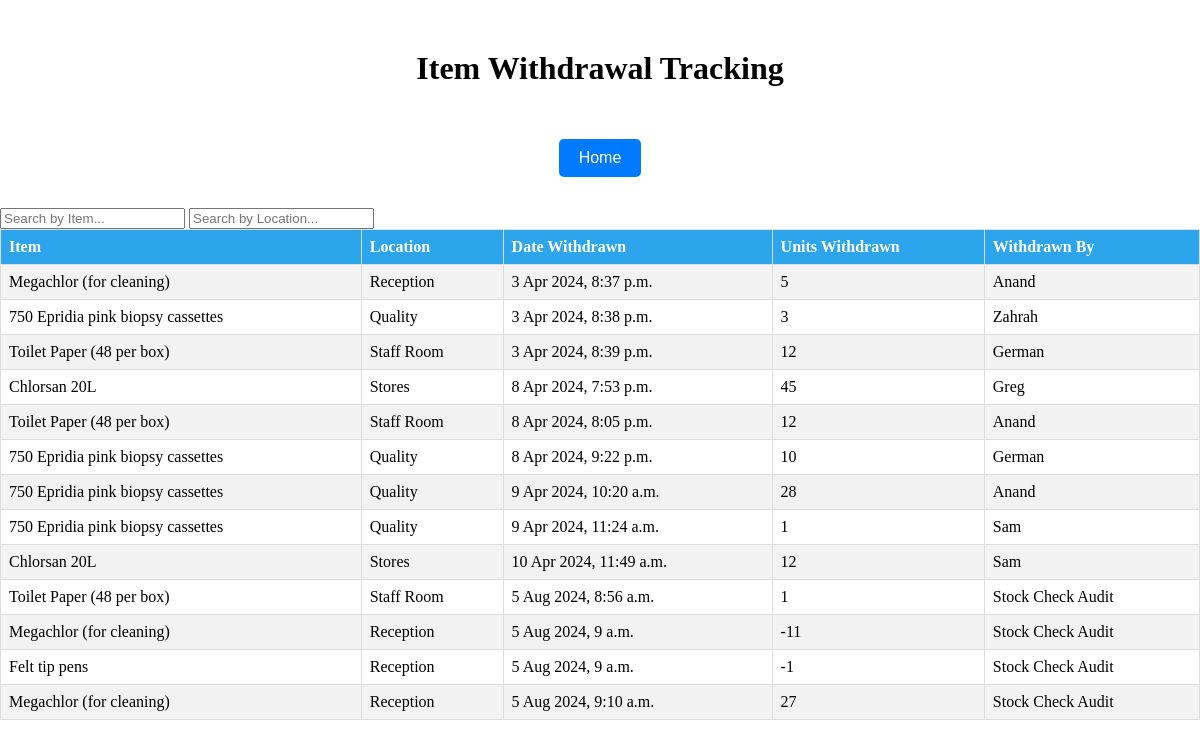
The page /track/ on the database its author committed.
### inventory_app/models.py (models this page shows, shortened)
class ItemWithdrawal(models.Model):
    item = models.ForeignKey(InventoryItem, on_delete=models.CASCADE)
    location = models.ForeignKey(Location, on_delete=models.SET_NULL, null=True, blank=True, related_name='withdrawals')
    withdrawal_item_id = models.ForeignKey(InventoryItem, on_delete=models.SET_NULL, null=True, blank=True, related_name='withdrawal_item')
    date_withdrawn = models.DateTimeField(default=timezone.now)
    units_withdrawn = models.IntegerField()
    withdrawn_by = models.CharField(max_length=255)

class InventoryItem(models.Model):
    item = models.CharField(max_length=255)
    item_id = models.CharField(max_length=255, default='No barcode')
    location = models.ForeignKey(Location, on_delete=models.CASCADE, related_name='inventory_items')
    supplier = models.CharField(max_length=255)
    quantity_per_unit = models.CharField(max_length=100)  # Assuming this is a descriptive field
    unit = models.IntegerField()
    minimum_unit = models.IntegerField()
    cost = models.DecimalField(max_digits=10, decimal_places=2)
    supplier_link = models.CharField(max_length=255)
    def __str__(self):
        return self.item

class Location(models.Model):
    name = models.CharField(max_length=255,  default='Stores')  # A descriptive name for the location
    def __str__(self):
        return self.name

### inventory_app/views.py (the view)
# urls.py: path('track/', views.track, name='track'),
def track(request):
    withdrawals = ItemWithdrawal.objects.all()  # Retrieve all withdrawal records
    return render(request, 'inventory_app/track.html', {'withdrawals': withdrawals})

### inventory_app/templates/inventory_app/track.html (shortened to what this page needs)
{% load static %}
<!DOCTYPE html>
<html>
<head>
  <link rel="stylesheet" href="{% static 'inventory_app/css/home.css' %}">
</head>
<body>
<h1>Item Withdrawal Tracking</h1>
<div class="button-container">
    <form action="/" method="get">
      <button type="submit">Home</button>
    </form>
</div>
<input type="text" id="searchInput" onkeyup="filterBySecondColumn()" placeholder="Search by Item...">
<input type="text" id="searchInput2" onkeyup="filterByThirdColumn()" placeholder="Search by Location...">
<table id="stock_table">
    <tr>
        <th>Item</th>
        <th>Location</th>
        <th>Date Withdrawn</th>
        <th>Units Withdrawn</th>
        <th>Withdrawn By</th>
    </tr>
    {% for withdrawal in withdrawals %}
    <tr>
        <td>{{ withdrawal.item }}</td>
        <td>{{ withdrawal.location }}</td>
        <td>{{ withdrawal.date_withdrawn }}</td>
        <td>{{ withdrawal.units_withdrawn }}</td>
        <td>{{ withdrawal.withdrawn_by }}</td>
    </tr>
    {% endfor %}
</table>
</body>
</html>

### inventory_app/static/inventory_app/css/home.css (style rules this page uses)
body, html { margin: 0; padding: 0; box-sizing: border-box; }
table { width: 100%; border-collapse: collapse; margin-bottom: 20px; }
table, th, td { border: 1px solid #ddd; }
th, td { text-align: left; padding: 8px; }
th { background-color: #2ca5ec; color: white; }
tr:nth-child(even) { background-color: #f2f2f2; }
button { margin: 5px; padding: 10px 20px; }
.button-container { display: flex; justify-content: center; align-items: center; height: 100px; }
.button-container form { margin: 0 10px; }
h1 { text-align: center; margin-top: 50px; }
button { padding: 10px 20px; border: none; border-radius: 5px; background-color: #007bff; color: white; font-size: 16px; cursor: pointer; transition: background-color 0.3s ease; }

### rows shown on the page
ItemWithdrawal: item "Megachlor (for cleaning)", location "Reception", date_withdrawn "3 Apr 2024, 8:37 p.m.", units_withdrawn "5", withdrawn_by "Anand"
ItemWithdrawal: item "750 Epridia pink biopsy cassettes", location "Quality", date_withdrawn "3 Apr 2024, 8:38 p.m.", units_withdrawn "3", withdrawn_by "Zahrah"
ItemWithdrawal: item "Toilet Paper (48 per box)", location "Staff Room", date_withdrawn "3 Apr 2024, 8:39 p.m.", units_withdrawn "12", withdrawn_by "German"
ItemWithdrawal: item "Chlorsan 20L", location "Stores", date_withdrawn "8 Apr 2024, 7:53 p.m.", units_withdrawn "45", withdrawn_by "Greg"
ItemWithdrawal: item "Toilet Paper (48 per box)", location "Staff Room", date_withdrawn "8 Apr 2024, 8:05 p.m.", units_withdrawn "12", withdrawn_by "Anand"
ItemWithdrawal: item "750 Epridia pink biopsy cassettes", location "Quality", date_withdrawn "8 Apr 2024, 9:22 p.m.", units_withdrawn "10", withdrawn_by "German"
ItemWithdrawal: item "750 Epridia pink biopsy cassettes", location "Quality", date_withdrawn "9 Apr 2024, 10:20 a.m.", units_withdrawn "28", withdrawn_by "Anand"
ItemWithdrawal: item "750 Epridia pink biopsy cassettes", location "Quality", date_withdrawn "9 Apr 2024, 11:24 a.m.", units_withdrawn "1", withdrawn_by "Sam"
ItemWithdrawal: item "Chlorsan 20L", location "Stores", date_withdrawn "10 Apr 2024, 11:49 a.m.", units_withdrawn "12", withdrawn_by "Sam"
ItemWithdrawal: item "Toilet Paper (48 per box)", location "Staff Room", date_withdrawn "5 Aug 2024, 8:56 a.m.", units_withdrawn "1", withdrawn_by "Stock Check Audit"
ItemWithdrawal: item "Megachlor (for cleaning)", location "Reception", date_withdrawn "5 Aug 2024, 9 a.m.", units_withdrawn "-11", withdrawn_by "Stock Check Audit"
ItemWithdrawal: item "Felt tip pens", location "Reception", date_withdrawn "5 Aug 2024, 9 a.m.", units_withdrawn "-1", withdrawn_by "Stock Check Audit"
ItemWithdrawal: item "Megachlor (for cleaning)", location "Reception", date_withdrawn "5 Aug 2024, 9:10 a.m.", units_withdrawn "27", withdrawn_by "Stock Check Audit"
